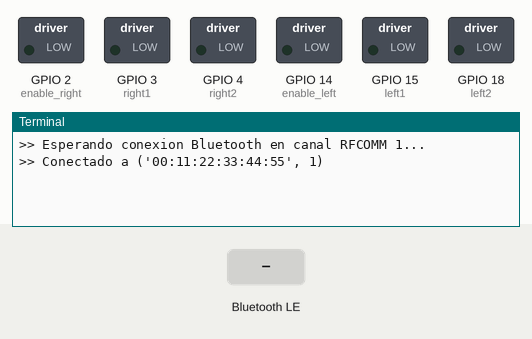
A program run on a simulated Raspberry Pi (BCM pin numbers). Parts: switched loads named in the program (green lamp = pin HIGH), the last lines printed to the terminal. Inputs (shaded band) come from the test bench. A phone connects over Bluetooth after 1 s.

Above: at 2.2 s.
2.3 s: "ON" written over Bluetooth
At 3.0 s:
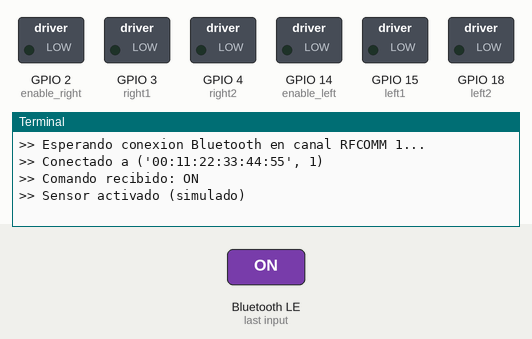
3.8 s: "OFF" written over Bluetooth
At 4.2 s:
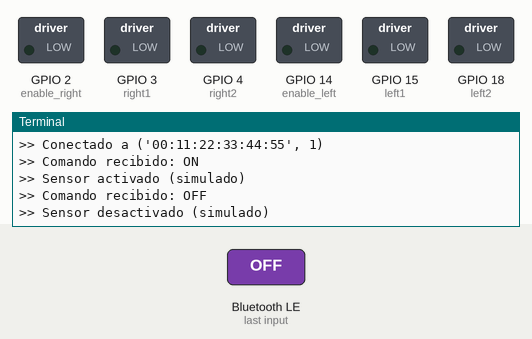
5.3 s: "STOP" written over Bluetooth
At 6.5 s:
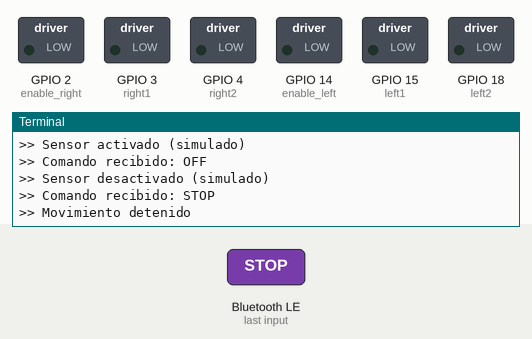

Measured:
- after the input at 2.3 s, the terminal: prints a new line at once (image 1)
- after the input at 3.8 s, the terminal: prints a new line at once (image 2)
- after the input at 5.3 s, the terminal: prints a new line at once (image 3)

The program:

Carrom_Raspberry.py
```python
from gpiozero import PWMOutputDevice, DigitalOutputDevice
import time
import bluetooth  # PyBluez

# Pines motor derecho
enable_right = PWMOutputDevice(2)
right1 = DigitalOutputDevice(3)
right2 = DigitalOutputDevice(4)

# Pines motor izquierdo
enable_left = PWMOutputDevice(14)
left1 = DigitalOutputDevice(15)
left2 = DigitalOutputDevice(18)

sensor_active = False  # Sensor desactivado

def rotate_motor(right_speed, left_speed):
    # right_speed y left_speed de -100 a 100
    if right_speed > 0:
        right1.on()
        right2.off()
        enable_right.value = right_speed / 100
    elif right_speed < 0:
        right1.off()
        right2.on()
        enable_right.value = abs(right_speed) / 100
    else:
        right1.off()
        right2.off()
        enable_right.value = 0

    if left_speed > 0:
        left1.on()
        left2.off()
        enable_left.value = left_speed / 100
    elif left_speed < 0:
        left1.off()
        left2.on()
        enable_left.value = abs(left_speed) / 100
    else:
        left1.off()
        left2.off()
        enable_left.value = 0

def procesar_comando(comando):
    global sensor_active
    comando = comando.strip()
    print(">> Comando recibido:", comando)

    if comando == "ON":
        sensor_active = True
        print(">> Sensor activado (simulado)")
        return
    elif comando == "OFF":
        sensor_active = False
        print(">> Sensor desactivado (simulado)")
        return
    elif comando == "STOP":
        rotate_motor(0, 0)
        print(">> Movimiento detenido")
        return

    if ":" in comando:
        direccion, velocidad = comando.split(":")
        try:
            velocidad = int(velocidad)
            if not 0 <= velocidad <= 100:
                print(">> Velocidad fuera de rango")
                return
        except ValueError:
            print(">> Velocidad invalida")
            return

        if direccion == "UP":
            print(">> Avanzar (sin sensor)")
            rotate_motor(velocidad, velocidad)
        elif direccion == "DOWN":
            print(">> Retroceder")
            rotate_motor(-velocidad, -velocidad)
        elif direccion == "LEFT":
            print(">> Girar izquierda")
            rotate_motor(-velocidad, velocidad)
        elif direccion == "RIGHT":
            print(">> Girar derecha")
            rotate_motor(velocidad, -velocidad)
        else:
            print(">> Direccion desconocida")
    else:
        print(">> Formato invalido")

# Servidor Bluetooth PyBluez (SPP)
server_sock = bluetooth.BluetoothSocket(bluetooth.RFCOMM)
server_sock.bind(("",1))
server_sock.listen(1)
#bluetooth.advertise_service(
#    server_sock,
#    "PCarromServer",
#    service_id="00001101-0000-1000-8000-00805F9B34FB",
#    service_classes=["00001101-0000-1000-8000-00805F9B34FB"],
#    profiles=[bluetooth.SERIAL_PORT_PROFILE]
#)
port = server_sock.getsockname()[1]


print(f">> Esperando conexion Bluetooth en canal RFCOMM {port}...")
client_sock, client_info = server_sock.accept()
print(f">> Conectado a {client_info}")

try:
    while True:
        data = client_sock.recv(1024)
        if not data:
            break
        procesar_comando(data.decode())
except KeyboardInterrupt:
    print(">> Interrupcion por teclado")
finally:
    rotate_motor(0, 0)
    client_sock.close()
    server_sock.close()
    print(">> Conexion cerrada y motores detenidos")
```
